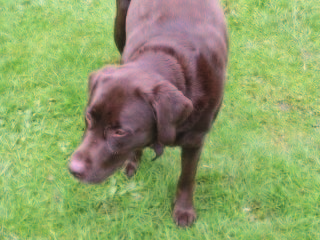
#> input picture dog.png, 320 x 240 px
$ jupyter execute --allow-errors slic_test.ipynb   (Python 2 division)
#> lines starting #> are read from the running program, lines starting #| are printed output that depends on the picture
[cell 1]
import numpy as np
import os
from matplotlib import pyplot as plt

[cell 2]
#image processing libraries
from skimage.segmentation import slic
from skimage.segmentation import mark_boundaries
from skimage.util import img_as_float
from skimage import io

import skimage.data as imgData

[cell 3]
# [55 lines left out: functions showImage, showImage_cat, showBWImage, showImage_clim, showImage_autoSize, showImage_autoSize_clim, not called in this run]

[cell 4]
image1 = io.imread("dog.png")
#> image1 is the input picture: shape (240, 320, 4); mean R, G, B, A 143.4, 161.9, 105.4, 255
image2 = imgData.astronaut()
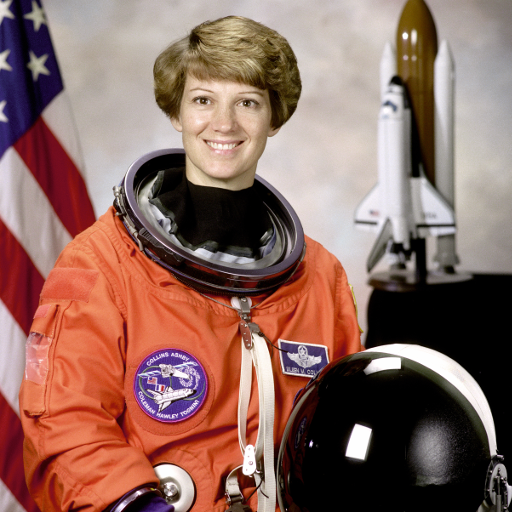
#> image2: shape (512, 512, 3); mean R, G, B 141.6, 105.8, 96.5

[cell 5]
#get rid of the 4th dimension
image1 = image1[:,:,0:3]
#> image1: shape (240, 320, 3)

[cell 6]
image1 = img_as_float(image1)
image2 = img_as_float(image2)

[cell 7]
print image1.shape
#| (240, 320, 3)
print image2.shape
#| (512, 512, 3)

[cell 8]
segments = slic(image1, 100, 10, sigma=1, enforce_connectivity=True)
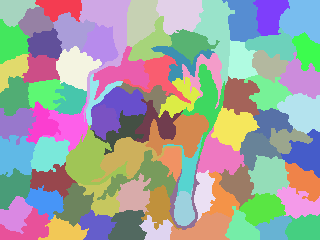
#> segments: shape (240, 320) int64; 85 distinct labels, from 1 to 85; one colour per label, 0 black

[cell 9]
outputImage = mark_boundaries(image1,segments)
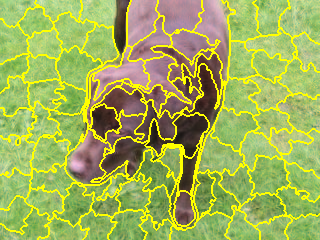
#> outputImage: shape (240, 320, 3) float64; mean R, G, B 0.635, 0.698, 0.35

[cell 10]
plt.imshow(outputImage)
plt.show()

[cell 11]
XDIM = 250
YDIM = 250
ZDIM = 50

numVar = 2
numSeg = 500

[cell 12]
raw_data = np.zeros((numVar,ZDIM,YDIM,XDIM))

#> (the rest of this cell did not finish here and is left out)

[cell 13]
#currently working with 2d data in python for visualization
#store the extracted slices in separate array
raw_slice = np.zeros((numVar, YDIM,XDIM))
raw_slice[0] = raw_data[0][10]
raw_slice[1] = raw_data[1][10]

[cell 14]
raw_slice_T = np.transpose(raw_slice)

[cell 15]
raw_slice_T.shape

[cell 16]
#normalize the varaible values
pressure_slice_max = np.max(raw_slice[0].flatten())
pressure_slice_min = np.min(raw_slice[0].flatten())

velocity_slice_max = np.max(raw_slice[1].flatten())
velocity_slice_min = np.min(raw_slice[1].flatten())

print pressure_slice_max,pressure_slice_min
print velocity_slice_max,velocity_slice_min

norm_raw_slice_T = np.zeros((YDIM,XDIM,numVar))
#pressure variable
for i in range(0,YDIM):
    for j in range(0,XDIM):
        norm_raw_slice_T[i][j][0] = (raw_slice_T[i][j][0] - pressure_slice_min)/(pressure_slice_max - pressure_slice_min)

#velocity variable
for i in range(0,YDIM):
    for j in range(0,XDIM):
        norm_raw_slice_T[i][j][1] = (raw_slice_T[i][j][1] - velocity_slice_min)/(velocity_slice_max - velocity_slice_min)
